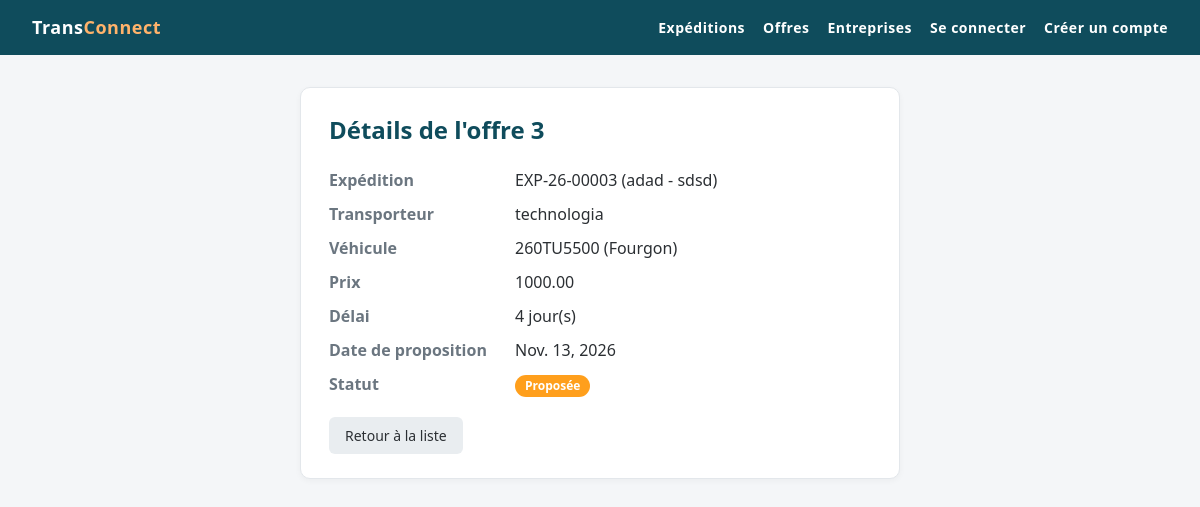
The page /offres/offres/3/ on the database its author committed.
### OffresApp/models.py (models this page shows, shortened)
class Offre(models.Model):
    prix = models.DecimalField(max_digits=10, decimal_places=2, validators=[MinValueValidator(0.01, "Le prix doit être supérieur à zéro")])
    delai_jours = models.IntegerField(validators=[MinValueValidator(1, "Le délai doit être d'au moins 1 jour")])
    statut = models.CharField(max_length=20, choices=[('proposee','Proposée'),('acceptee','Acceptée'),('refusee','Refusée')], default='proposee')
    created_at = models.DateTimeField(auto_now_add=True)
    updated_at = models.DateTimeField(auto_now=True)
    date_proposition = models.DateField()
    expedition = models.ForeignKey(Expedition, on_delete=models.CASCADE, related_name='offres')
    entreprise =models.ForeignKey(Entreprise, on_delete=models.CASCADE, related_name='offres',limit_choices_to={'type_entreprise': 'trans'})
    vehicule = models.ForeignKey(Vehicule, on_delete=models.CASCADE, related_name='offres')

### ExpeditionsApp/models.py (models this page shows, shortened)
class Expedition(models.Model):
    reference = models.CharField(max_length=20, unique=True)
    ville_depart = models.CharField(max_length=100)
    ville_arrivee = models.CharField(max_length=100)
    poids_kg = models.DecimalField(max_digits=10, decimal_places=2, null=False,validators=[MinValueValidator(0.01, "Le poids doit être supérieur à zéro")])
    date_souhaitee = models.DateField()
    description = models.TextField(blank=True, null=True)
    statut=models.CharField(max_length=20,choices=[ ('publiee','Publiee'), ('attribuee','Attribuee'), ('en cours','En Cours'), ('terminee','Terminee') ],default='publiee')
    created_at = models.DateTimeField(auto_now_add=True)
    updated_at = models.DateTimeField(auto_now=True)
    entreprise = models.ForeignKey(Entreprise, on_delete=models.CASCADE, related_name='expeditions',limit_choices_to={'type_entreprise': 'char'})

### EntreprisesApp/models.py (models this page shows, shortened)
class Entreprise(models.Model):
    raison_sociale = models.CharField(max_length=200 , null=False, blank=False)
    matricule_fiscale = models.CharField(max_length=17, unique=True, validators=[matricule_fiscal_validator])
    type_entreprise = models.CharField(max_length=100, choices= [
        ('char','chargeur'),
        ('trans','transporteur'),
    ] , default='char')
    adresse =models.TextField(validators=[MinLengthValidator(20, "Adresse doit contenir au moins 10 caractères"), MaxLengthValidator(200, "Adresse ne doit pas dépasser 200 caractères")])
    created_at = models.DateTimeField(auto_now_add=True)
    updated_at = models.DateTimeField(auto_now=True)
    gerant = models.OneToOneField(Utilisateur, on_delete=models.CASCADE, related_name='entreprise')

### VehiculesApp/models.py (models this page shows, shortened)
class Vehicule(models.Model):
    immatriculation = models.CharField(max_length=11, unique=True)
    type_vehicule = models.CharField(choices=[('camionnette','Camionnette / utilitaire léger'),('camion_porteur','Camion porteur'),('semi_remorque','Semi-remorque'),('fourgon','Fourgon')], max_length=20,default='camionnette')
    capacite_kg = models.IntegerField(validators=[MinValueValidator(100,"La capacité doit être d'au moins 100 kg")])
    disponible = models.BooleanField(default=True)
    created_at = models.DateTimeField(auto_now_add=True)
    updated_at = models.DateTimeField(auto_now=True)
    proprietaire = models.ForeignKey(Entreprise, on_delete=models.CASCADE, related_name='vehicules',limit_choices_to={'type_entreprise': 'trans'})

### OffresApp/views.py (the view)
# urls.py: path('offres/<int:pk>/', Offre_detail.as_view(), name='offre_detail'),
class Offre_detail(DetailView):
    model = Offre
    template_name = 'offre/detail.html'
    context_object_name = 'off'

### templates/offre/detail.html (shortened to what this page needs)
{% extends 'base.html' %}
{% block content %}
<div class="card narrow">
    <h1>Détails de l'offre {{ off.pk }}</h1>
    <dl class="details">
        <dt>Expédition</dt>          <dd>{{ off.expedition.reference }} ({{ off.expedition.ville_depart }} - {{ off.expedition.ville_arrivee }})</dd>
        <dt>Transporteur</dt>        <dd>{{ off.entreprise.raison_sociale }}</dd>
        <dt>Véhicule</dt>            <dd>{{ off.vehicule.immatriculation }} ({{ off.vehicule.get_type_vehicule_display }})</dd>
        <dt>Prix</dt>                <dd>{{ off.prix }}</dd>
        <dt>Délai</dt>               <dd>{{ off.delai_jours }} jour(s)</dd>
        <dt>Date de proposition</dt> <dd>{{ off.date_proposition }}</dd>
        <dt>Statut</dt>              <dd><span class="badge badge-{{ off.statut }}">{{ off.get_statut_display }}</span></dd>
    </dl>
    <div class="actions">
        <a class="btn btn-light" href="{% url 'offres:offre_list' %}">Retour à la liste</a>
    </div>
</div>
{% endblock %}

### static/css/style.css (style rules this page uses)
:root { --primary: #0f4c5c; --primary-light: #1b6f80; --accent: #e36414; --bg: #f4f6f8; --card: #ffffff; --text: #2b2f33; --muted: #6b7680; --border: #e3e7eb; --danger: #c0392b; --radius: 10px; }
* { box-sizing: border-box; }
body { margin: 0; font-family: "Segoe UI", Roboto, Arial, sans-serif; background: var(--bg); color: var(--text); line-height: 1.5; }
.card { background: var(--card); border: 1px solid var(--border); border-radius: var(--radius); padding: 24px 28px; box-shadow: 0 2px 6px rgba(0, 0, 0, .04); }
.card.narrow { max-width: 600px; margin: 0 auto; }
h1 { margin: 0 0 20px; font-size: 24px; color: var(--primary); }
a { color: var(--primary-light); text-decoration: none; }
.btn, button { display: inline-block; padding: 8px 16px; border: none; border-radius: 6px; font-size: 14px; font-family: inherit; cursor: pointer; background: var(--primary); color: #fff; transition: background .15s; }
.btn-light { background: #e9edf0; color: var(--text); }
.actions { display: flex; gap: 10px; margin-top: 20px; }
.badge { display: inline-block; padding: 2px 10px; border-radius: 12px; font-size: 12px; font-weight: 600; color: #fff; background: var(--muted); }
.badge-proposee { background: #ff9f1c; }
.details { display: grid; grid-template-columns: 170px 1fr; gap: 10px 16px; margin: 0; }
.details dt { color: var(--muted); font-weight: 600; }
.details dd { margin: 0; }

### rows shown on the page
Offre: pk "3", expedition.reference "EXP-26-00003", expedition.ville_depart "adad", expedition.ville_arrivee "sdsd", entreprise.raison_sociale "technologia", vehicule.immatriculation "260TU5500", vehicule.type_vehicule "Fourgon", prix "1000.00", delai_jours "4", date_proposition "Nov. 13, 2026", statut "Proposée"
